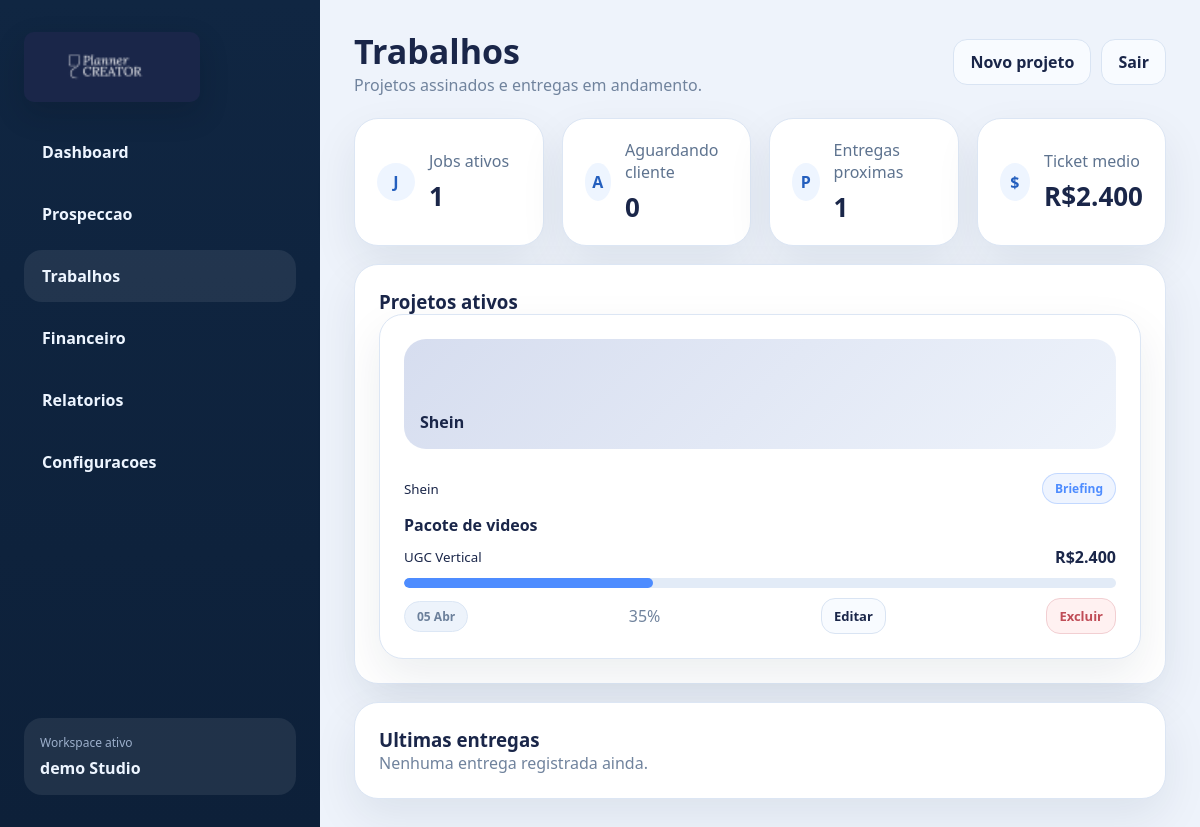
Page /trabalhos/ (signed in) on the committed database.
### studio/models.py (models this page shows, shortened)
class TimestampedModel(models.Model):
    created_at = models.DateTimeField(auto_now_add=True)
    updated_at = models.DateTimeField(auto_now=True)
    class Meta:
        abstract = True

class Workspace(TimestampedModel):
    name = models.CharField(max_length=160)
    slug = models.SlugField(max_length=180, unique=True, blank=True)
    class Meta:
        ordering = ["name"]

class WorkspaceOwnedModel(TimestampedModel):
    workspace = models.ForeignKey(Workspace, on_delete=models.CASCADE)
    class Meta:
        abstract = True

class Project(WorkspaceOwnedModel):
    company = models.CharField(max_length=160)
    project_name = models.CharField(max_length=180)
    content_type = models.CharField(max_length=120, default="UGC Vertical")
    stage = models.CharField(max_length=30, choices=PROJECT_STAGE_CHOICES, default="Fechado")
    status = models.CharField(max_length=40, choices=PROJECT_STATUS_CHOICES, default="Briefing")
    total_value = models.DecimalField(max_digits=12, decimal_places=2, default=0)
    entry_value = models.DecimalField(max_digits=12, decimal_places=2, default=0)
    received_value = models.DecimalField(max_digits=12, decimal_places=2, default=0)
    deliverables_count = models.PositiveIntegerField(default=1)
    progress = models.PositiveSmallIntegerField(default=0)
    close_date = models.DateField()
    due_date = models.DateField()
    class Meta:
        ordering = ["stage", "due_date", "-updated_at"]

### studio/views.py (the view)
# urls.py: path("trabalhos/", jobs, name="jobs"),
@login_required
def jobs(request: HttpRequest) -> HttpResponse:
    workspace = _workspace(request)
    context = shell_context("jobs", workspace, "Trabalhos", "Projetos assinados e entregas em andamento.", action_label="Novo projeto", action_url="project_create")
    context.update(jobs_snapshot(workspace))
    return render(request, "studio/jobs.html", context)

### studio/services.py (called while the page is built)
def currency(value: Decimal | int | float | None) -> str:
    amount = Decimal(value or 0)
    integer_value = int(amount.quantize(Decimal("1")))
    formatted = f"{integer_value:,.0f}".replace(",", "_").replace(".", ",").replace("_", ".")
    return f"R${formatted}"

def sum_money(values) -> Decimal:
    total = ZERO
    for value in values:
        total += Decimal(value or 0)
    return total

def company_palette(company: str) -> tuple[str, str, str]:
    if company in COMPANY_COLORS:
        return COMPANY_COLORS[company]
    palette_values = list(COMPANY_COLORS.values())
    return palette_values[sum(ord(char) for char in company) % len(palette_values)]

def short_date(raw_date: date) -> str:
    months = {
        1: "Jan",
        2: "Fev",
        3: "Mar",
        4: "Abr",
        5: "Mai",
        6: "Jun",
        7: "Jul",
        8: "Ago",
        9: "Set",
        10: "Out",
        11: "Nov",
        12: "Dez",
    }
    return f"{raw_date.day:02d} {months[raw_date.month]}"

def get_or_create_workspace_for_user(user: User) -> Workspace:
    membership = user.memberships.select_related("workspace").first()
    if membership:
        return membership.workspace
    workspace = Workspace.objects.create(name=f"{user.username or user.email or 'Studio'} Studio")
    Membership.objects.create(user=user, workspace=workspace, role=Membership.ROLE_OWNER)
    ensure_default_settings(workspace)
    return workspace

def navigation(page_key: str) -> list[dict]:
    items = []
    for item in NAV_ITEMS:
        items.append({**item, "url": reverse(item["url_name"]), "active": item["key"] == page_key})
    return items

def shell_context(page_key: str, workspace: Workspace, title: str, subtitle: str, action_label: str | None = None, action_url: str | None = None) -> dict:
    return {
        "nav_items": navigation(page_key),
        "page_key": page_key,
        "page_title": title,
        "page_subtitle": subtitle,
        "header_action_label": action_label,
        "header_action_url": reverse(action_url) if action_url else None,
        "workspace": workspace,
    }

### studio/views.py (called while the page is built)
def _workspace(request: HttpRequest):
    return get_or_create_workspace_for_user(request.user)

### studio/templates/studio/jobs.html (shortened to what this page needs)
{% extends "studio/base.html" %}
{% block content %}
<section class="stats-grid">
    {% for item in stats %}
        <article class="stat-card">
            <span class="stat-icon">{{ item.icon_label }}</span>
            <div>
                <p>{{ item.title }}</p>
                <strong>{{ item.value }}</strong>
            </div>
        </article>
    {% endfor %}
</section>
<section class="stack-section">
    <article class="card">
        <div class="card-header"><div><h3>Projetos ativos</h3></div></div>
        <div class="jobs-grid">
            {% for item in active %}
                <article class="job-card">
                    <div class="feature-hero feature-hero--small" style="--color-a: {{ item.colors.0 }}; --color-b: {{ item.colors.1 }};">
                        <span>{{ item.company }}</span>
                    </div>
                    <div class="meta-line">
                        <small>{{ item.company }}</small>
                        <span class="status-pill" style="color: {{ item.accent }}; border-color: {{ item.accent }}44; background: {{ item.accent }}18;">{{ item.status }}</span>
                    </div>
                    <strong>{{ item.project_name }}</strong>
                    <div class="meta-line">
                        <small>{{ item.content_type }}</small>
                        <strong>{{ item.total_value }}</strong>
                    </div>
                    <div class="progress-track"><span style="width: {{ item.progress }}%; background: {{ item.accent }};"></span></div>
                    <div class="card-actions">
                        <span class="chip">{{ item.due_text }}</span>
                        <span class="muted">{{ item.progress }}%</span>
                        <a class="ghost-button small" href="{% url 'project_edit' item.id %}">Editar</a>
                        <form method="post" action="{% url 'project_delete' item.id %}">
                            <button type="submit" class="danger-button small">Excluir</button>
                        </form>
                    </div>
                </article>
            {% empty %}
                <p class="muted">Nenhum projeto ativo cadastrado ainda.</p>
            {% endfor %}
        </div>
    </article>
    <article class="card">
        <div class="card-header"><div><h3>Ultimas entregas</h3></div></div>
        <div class="jobs-grid">
            {% for item in delivered %}
                <article class="job-card">
                    <div class="feature-hero feature-hero--small" style="--color-a: {{ item.colors.0 }}; --color-b: {{ item.colors.1 }};">
                        <span>{{ item.company }}</span>
                    </div>
                    <strong>{{ item.project_name }}</strong>
                    <div class="meta-line">
                        <small>{{ item.content_type }}</small>
                        <strong>{{ item.total_value }}</strong>
                    </div>
                    <div class="card-actions">
                        <span class="chip">{{ item.due_text }}</span>
                        <a class="ghost-button small" href="{% url 'project_edit' item.id %}">Editar</a>
                    </div>
                </article>
            {% empty %}
                <p class="muted">Nenhuma entrega registrada ainda.</p>
            {% endfor %}
        </div>
    </article>
</section>
{% endblock %}

### studio/templates/studio/base.html (shortened to what this page needs)
{% load static %}
<!DOCTYPE html>
<html lang="pt-br">
<head>
    <link rel="stylesheet" href="{% static 'studio/app.css' %}">
</head>
<body>
    <div class="app-shell">
        <aside class="sidebar">
            <div class="brand-block">
                <img class="brand-logo" src="{% static 'studio/hubla-logo-banner.png' %}" alt="Hubla">
            </div>
            <nav class="nav-list">
                {% for item in nav_items %}
                    <a href="{{ item.url }}" class="nav-link{% if item.active %} active{% endif %}">{{ item.label }}</a>
                {% endfor %}
            </nav>
            <div class="workspace-chip">
                <span class="workspace-label">Workspace ativo</span>
                <strong>{{ workspace.name }}</strong>
            </div>
        </aside>
        <main class="content-area">
            <header class="page-header">
                <div>
                    <h2>{{ page_title }}</h2>
                    <p>{{ page_subtitle }}</p>
                </div>
                <div class="header-actions">
                    {% if header_action_url %}
                        <a class="ghost-button" href="{{ header_action_url }}">{{ header_action_label }}</a>
                    {% endif %}
                    <a class="ghost-button" href="{% url 'logout' %}">Sair</a>
                </div>
            </header>
            {% block content %}{% endblock %}
        </main>
    </div>
</body>
</html>

### studio/static/studio/app.css (style rules this page uses)
:root { --bg: #eef3fb; --sidebar-top: #102642; --sidebar-bottom: #0d2039; --card: #ffffff; --card-soft: #f8fbff; --border: #dce6f4; --text: #1a2649; --muted: #70839d; --primary: #4d8cff; --primary-dark: #245fbe; --success: #2fb9ac; --danger: #c04d57; --shadow: 0 18px 45px rgba(16, 38, 66, 0.08); }
* { box-sizing: border-box; }
body { margin: 0; background: var(--bg); color: var(--text); font-family: "Segoe UI", "Trebuchet MS", sans-serif; }
a { color: inherit; text-decoration: none; }
button, input, select, textarea { font: inherit; }
.app-shell { min-height: 100vh; display: grid; grid-template-columns: 320px 1fr; }
.sidebar { display: flex; flex-direction: column; gap: 24px; padding: 32px 24px; background: linear-gradient(180deg, var(--sidebar-top), var(--sidebar-bottom)); color: #edf5ff; }
.page-header h2, .card-header h3 { margin: 0; }
.page-header p, .muted, .activity-copy p, .setting-copy p, .schedule-row p { margin: 0; color: var(--muted); }
.brand-logo { display: block; width: min(176px, 100%); height: auto; border-radius: 10px; box-shadow: 0 12px 28px rgba(7, 16, 31, 0.22); }
.nav-list { display: flex; flex-direction: column; gap: 10px; }
.nav-link { padding: 15px 18px; border-radius: 18px; font-weight: 700; color: #edf5ff; }
.nav-link:hover, .nav-link.active { background: rgba(255, 255, 255, 0.08); }
.workspace-chip { margin-top: auto; padding: 16px; border-radius: 18px; background: rgba(255, 255, 255, 0.08); }
.workspace-label { display: block; font-size: 12px; color: #9cafcb; margin-bottom: 6px; }
.content-area { padding: 28px 34px; }
.page-header, .card-header, .meta-line, .pipeline-row, .prospect-top, .card-actions, .activity-row, .schedule-row, .setting-row { display: flex; align-items: center; justify-content: space-between; gap: 16px; }
.page-header { margin-bottom: 22px; }
.page-header h2 { font-size: 34px; }
.header-actions, .form-actions, .card-actions { display: flex; align-items: center; gap: 10px; flex-wrap: wrap; }
.card, .stat-card, .soft-card, .job-card, .pipeline-card, .note-box { background: var(--card); border: 1px solid var(--border); border-radius: 24px; box-shadow: var(--shadow); }
.card, .job-card { padding: 24px; }
.stats-grid, .board-grid, .highlight-grid { display: grid; gap: 18px; }
.stats-grid { grid-template-columns: repeat(4, minmax(0, 1fr)); margin-bottom: 18px; }
.stat-card { padding: 20px 22px; display: flex; align-items: center; gap: 14px; }
.stat-card p { margin: 0 0 6px; color: #5e738f; }
.stat-card strong { font-size: 26px; }
.stat-icon, .pipeline-icon, .avatar-badge { width: 38px; height: 38px; border-radius: 50%; display: inline-flex; align-items: center; justify-content: center; background: #eef5ff; color: var(--primary-dark); font-weight: 700; }
.dashboard-main, .dashboard-side, .stack-section, .stack-list { display: grid; gap: 18px; }
.progress-track { width: 100%; height: 10px; background: #e2ebf7; border-radius: 999px; overflow: hidden; }
.progress-track span { display: block; height: 100%; border-radius: inherit; }
.visual-block, .feature-hero { border-radius: 22px; background: linear-gradient(135deg, var(--color-a), var(--color-b)); display: flex; align-items: end; justify-content: start; padding: 16px; color: var(--text); font-weight: 700; }
.feature-hero { min-height: 132px; margin-bottom: 16px; }
.feature-hero--small { min-height: 110px; margin-bottom: 14px; }
.activity-meta, .feature-copy, .prospect-card, .job-card, .metric-row { display: grid; gap: 10px; }
.chip, .status-pill { display: inline-flex; align-items: center; padding: 6px 12px; border-radius: 999px; font-size: 12px; font-weight: 700; background: #edf3fb; border: 1px solid #dce7f5; color: #6c809b; }
.jobs-grid, .split-grid, .form-grid { display: grid; gap: 18px; }
.jobs-grid { grid-template-columns: repeat(auto-fit, minmax(280px, 1fr)); }
.ghost-button, .primary-button, .danger-button { display: inline-flex; align-items: center; justify-content: center; border-radius: 14px; padding: 11px 16px; border: 1px solid #d9e4f3; cursor: pointer; font-weight: 700; }
.ghost-button { background: #f8fbff; color: var(--text); }
.danger-button { background: #fff1f1; border-color: #f2cfd2; color: var(--danger); }
.small { padding: 8px 12px; font-size: 13px; }

### rows in the picture
Workspace: name "demo Studio"
Project: company "Shein", company "Shein", status "Briefing", project_name "Pacote de videos", content_type "UGC Vertical"

### other values in the picture
{{ item.label }} "Dashboard" "Prospeccao" "Trabalhos" "Financeiro" "Relatorios" "Configuracoes"
{{ page_title }} "Trabalhos"
{{ page_subtitle }} "Projetos assinados e entregas em andamento."
{{ header_action_label }} "Novo projeto"
{{ item.icon_label }} "J" "A" "P" "$"
{{ item.title }} "Jobs ativos" "Aguardando cliente" "Entregas proximas" "Ticket medio"
{{ item.value }} "1" "0" "1" "R$2.400"
{{ item.total_value }} "R$2.400"
{{ item.due_text }} "05 Abr"
{{ item.progress }} "35"
